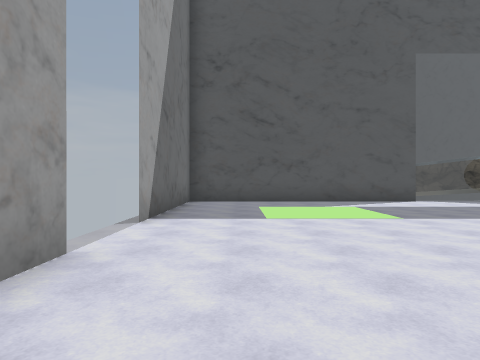
view 1 (above)

16 first-person views from a walk through a 3-D level made in the Unity game engine. The camera is 1.4 m above the floor, looks level and sees 75° across. The floor is counted in squares, 2 m on a side. Each view is taken from the middle of a square. On the plan, view 1 faces up. The plan holds only what a view shows up to about 10 squares ahead; the rest is blank. The place goes on beyond the plan. The player character is not drawn. Some surface patterns are stand-ins.

view 2
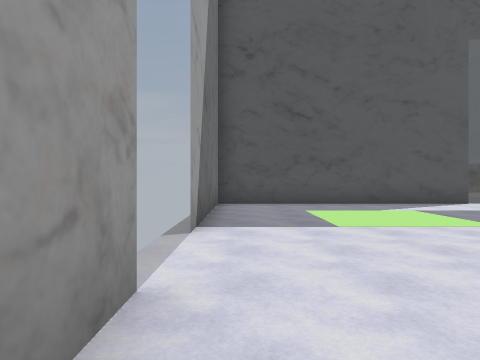

view 3
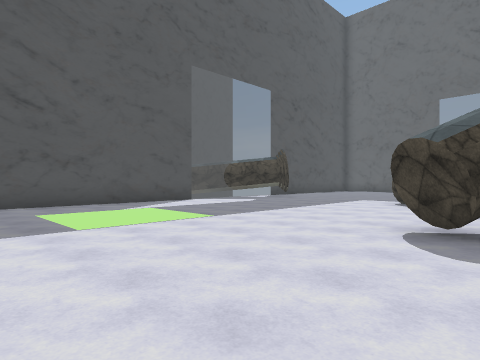

view 4
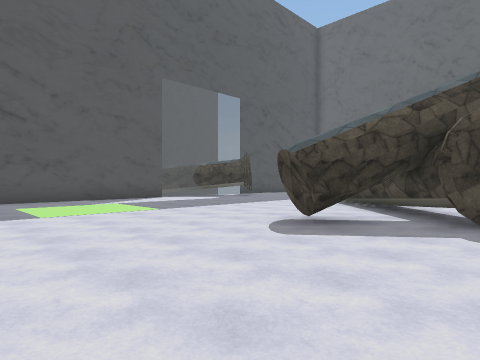

view 5
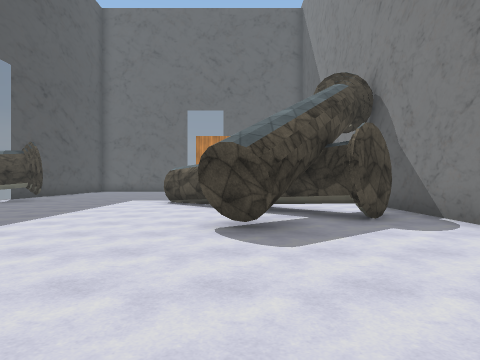

view 6
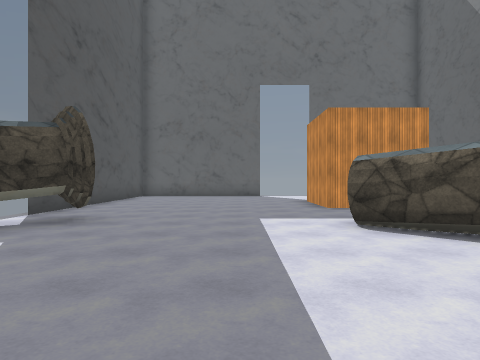

view 7
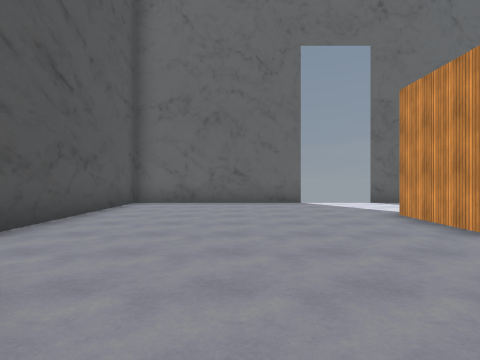

view 8
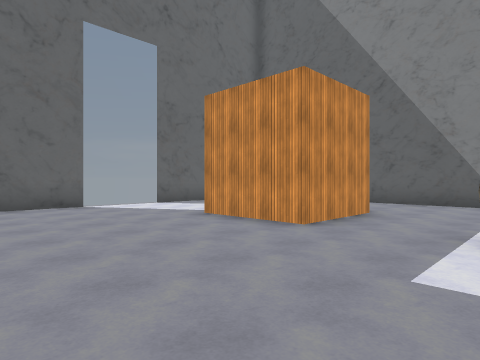

view 9
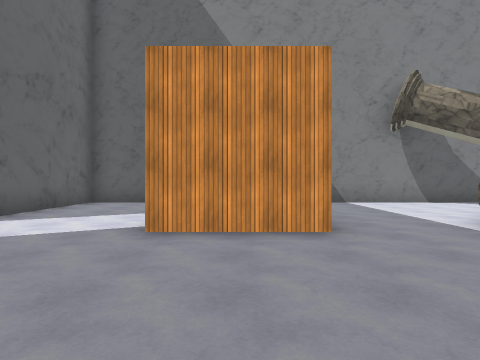

view 10
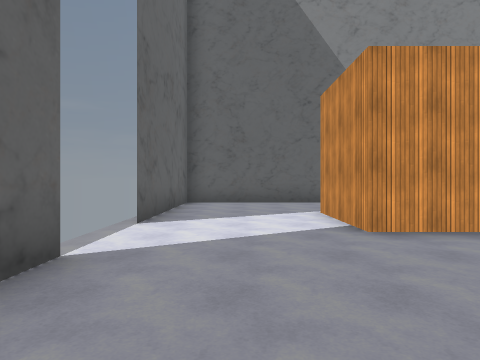

view 11
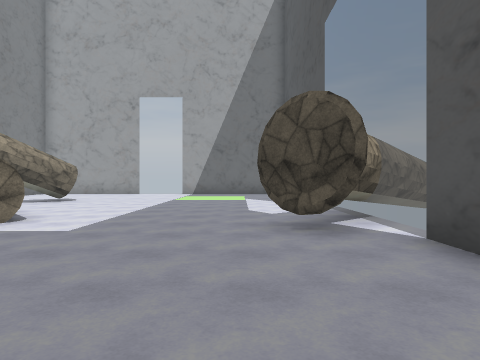

view 12
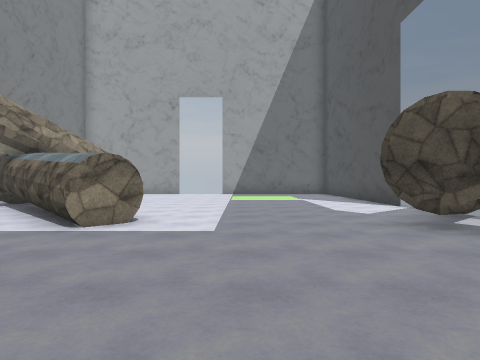

view 13
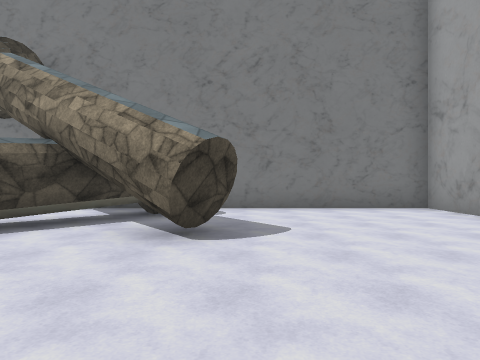

view 14
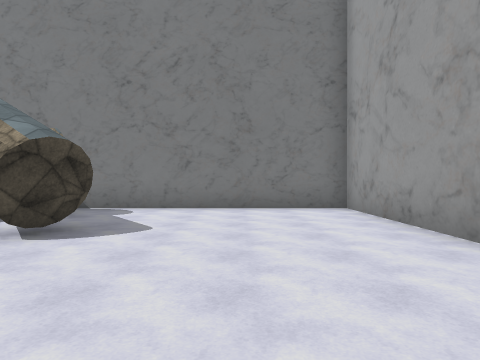

view 15
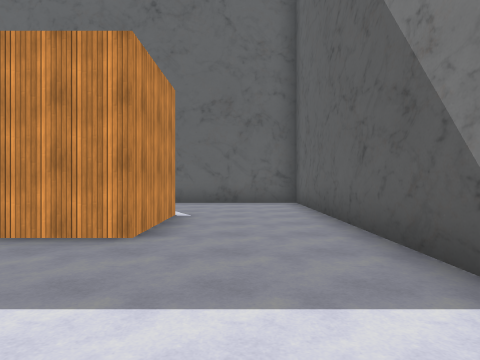

view 16
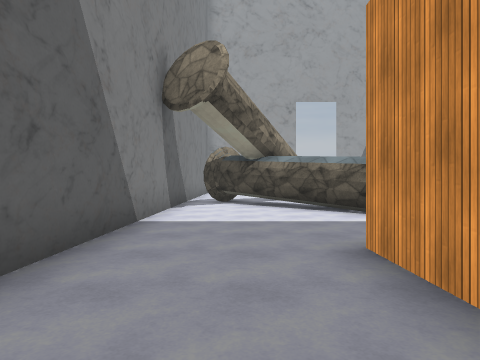

### Floor plan
Key: @ floor where view 1 was taken; # wall or solid block; . floor; = window, fence, low wall or low ledge; T thing the floor can be seen under or through.
Columns run from 2 left of view 1 to 18 right of it. Each row starts with its distance up from view 1.
 12         ###
 11 ########==###########
 10 #.........##........#
  9 #..........##.......#
  8 #...................#
  7 #...................#
  6 #...................#
  5 =...................=
  4 =..........#........=
  3 =.........##..###...=
  2 #.....T..##...###...#
  1 #.....TTTT..........#
  0 #.@....TT...........#
 -1 #......#............#
 -2 #####################

Positions as (right, up) in squares from view 1, and headings:
1: (0, 0), facing up
2: (-1, 1), facing up
3: (-1, 1), facing up-right
4: (-1, -1), facing up-right
5: (-1, 2), facing right
6: (4, 6), facing right
7: (8, 7), facing right
8: (9, 8), facing down-right
9: (13, 8), facing down
10: (16, 8), facing down
11: (14, 8), facing left
12: (14, 6), facing left
13: (3, 6), facing down
14: (1, 6), facing down
15: (8, 0), facing right
16: (15, 0), facing left
